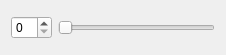
<?xml version="1.0" encoding="UTF-8"?>
<ui version="4.0">
 <class>Smallwidget</class>
 <widget class="QWidget" name="Smallwidget">
  <property name="geometry">
   <rect>
    <x>0</x>
    <y>0</y>
    <width>226</width>
    <height>55</height>
   </rect>
  </property>
  <property name="windowTitle">
   <string>Form</string>
  </property>
  <layout class="QHBoxLayout" name="horizontalLayout">
   <item>
    <widget class="QSpinBox" name="spinBox"/>
   </item>
   <item>
    <widget class="QSlider" name="horizontalSlider">
     <property name="orientation">
      <enum>Qt::Horizontal</enum>
     </property>
    </widget>
   </item>
  </layout>
 </widget>
 <resources/>
 <connections/>
</ui>
